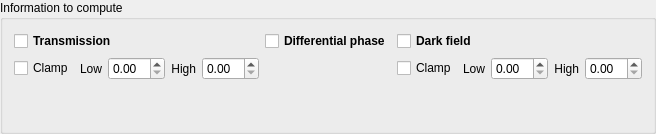
             <widget class="QGroupBox" name="groupBox">
              <property name="title">
               <string>Information to compute</string>
              </property>
              <layout class="QHBoxLayout" name="horizontalLayout_7">
               <item>
                <layout class="QHBoxLayout" name="horizontalLayout_28">
                 <item>
                  <layout class="QVBoxLayout" name="verticalLayout_20">
                   <item>
                    <widget class="QCheckBox" name="checkTransmission">
                     <property name="font">
                      <font>
                       <weight>75</weight>
                       <bold>true</bold>
                      </font>
                     </property>
                     <property name="text">
                      <string>Transmission</string>
                     </property>
                    </widget>
                   </item>
                   <item>
                    <layout class="QHBoxLayout" name="horizontalLayout_13">
                     <item>
                      <widget class="QCheckBox" name="checkClampTransmission">
                       <property name="text">
                        <string>Clamp</string>
                       </property>
                      </widget>
                     </item>
                     <item>
                      <widget class="QLabel" name="labelClampTransLow">
                       <property name="text">
                        <string>Low</string>
                       </property>
                       <property name="alignment">
                        <set>Qt::AlignRight|Qt::AlignTrailing|Qt::AlignVCenter</set>
                       </property>
                      </widget>
                     </item>
                     <item>
                      <widget class="QDoubleSpinBox" name="dspinClampTransLow"/>
                     </item>
                     <item>
                      <widget class="QLabel" name="labelClampTransHigh">
                       <property name="text">
                        <string>High</string>
                       </property>
                       <property name="alignment">
                        <set>Qt::AlignRight|Qt::AlignTrailing|Qt::AlignVCenter</set>
                       </property>
                      </widget>
                     </item>
                     <item>
                      <widget class="QDoubleSpinBox" name="dspinClampTransHigh"/>
                     </item>
                    </layout>
                   </item>
                   <item>
                    <spacer name="verticalSpacer_2">
                     <property name="orientation">
                      <enum>Qt::Vertical</enum>
                     </property>
                     <property name="sizeHint" stdset="0">
                      <size>
                       <width>20</width>
                       <height>40</height>
                      </size>
                     </property>
                    </spacer>
                   </item>
                  </layout>
                 </item>
                 <item>
                  <layout class="QVBoxLayout" name="verticalLayout_21">
                   <item>
                    <layout class="QVBoxLayout" name="verticalLayout_15">
                     <item>
                      <widget class="QCheckBox" name="checkDPC">
                       <property name="font">
                        <font>
                         <weight>75</weight>
                         <bold>true</bold>
                        </font>
                       </property>
                       <property name="text">
                        <string>Differential phase</string>
                       </property>
                      </widget>
                     </item>
                     <item>
                      <spacer name="verticalSpacer">
                       <property name="orientation">
                        <enum>Qt::Vertical</enum>
                       </property>
                       <property name="sizeHint" stdset="0">
                        <size>
                         <width>20</width>
                         <height>40</height>
                        </size>
                       </property>
                      </spacer>
                     </item>
                    </layout>
                   </item>
                  </layout>
                 </item>
                 <item>
                  <layout class="QVBoxLayout" name="verticalLayout_22">
                   <item>
                    <layout class="QVBoxLayout" name="verticalLayout_8">
                     <item>
                      <widget class="QCheckBox" name="checkDarkField">
                       <property name="font">
                        <font>
                         <weight>75</weight>
                         <bold>true</bold>
                        </font>
                       </property>
                       <property name="text">
                        <string>Dark field</string>
                       </property>
                      </widget>
                     </item>
                     <item>
                      <layout class="QHBoxLayout" name="horizontalLayout_14">
                       <item>
                        <widget class="QCheckBox" name="checkClampDFI">
                         <property name="text">
                          <string>Clamp</string>
                         </property>
                        </widget>
                       </item>
                       <item>
                        <widget class="QLabel" name="labelClampDFILow">
                         <property name="text">
                          <string>Low</string>
                         </property>
                         <property name="alignment">
                          <set>Qt::AlignRight|Qt::AlignTrailing|Qt::AlignVCenter</set>
                         </property>
                        </widget>
                       </item>
                       <item>
                        <widget class="QDoubleSpinBox" name="dspinClampDFILow"/>
                       </item>
                       <item>
                        <widget class="QLabel" name="labelClampDFIHigh">
                         <property name="text">
                          <string>High</string>
                         </property>
                         <property name="alignment">
                          <set>Qt::AlignRight|Qt::AlignTrailing|Qt::AlignVCenter</set>
                         </property>
                        </widget>
                       </item>
                       <item>
                        <widget class="QDoubleSpinBox" name="dspinClampDFIHigh"/>
                       </item>
                      </layout>
                     </item>
                     <item>
                      <spacer name="verticalSpacer_3">
                       <property name="orientation">
                        <enum>Qt::Vertical</enum>
                       </property>
                       <property name="sizeHint" stdset="0">
                        <size>
                         <width>20</width>
                         <height>40</height>
                        </size>
                       </property>
                      </spacer>
                     </item>
                    </layout>
                   </item>
                  </layout>
                 </item>
                </layout>
               </item>
              </layout>
             </widget>
